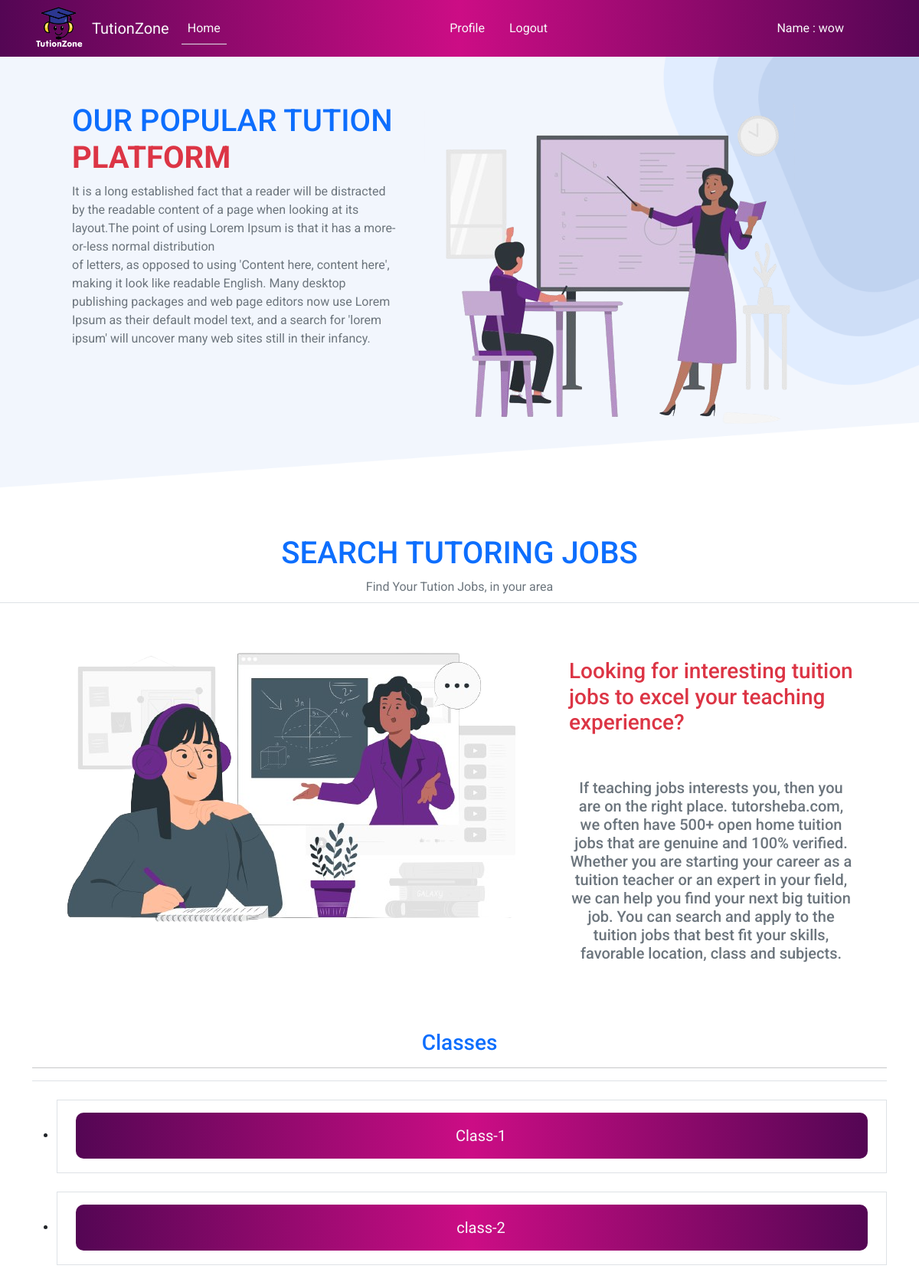
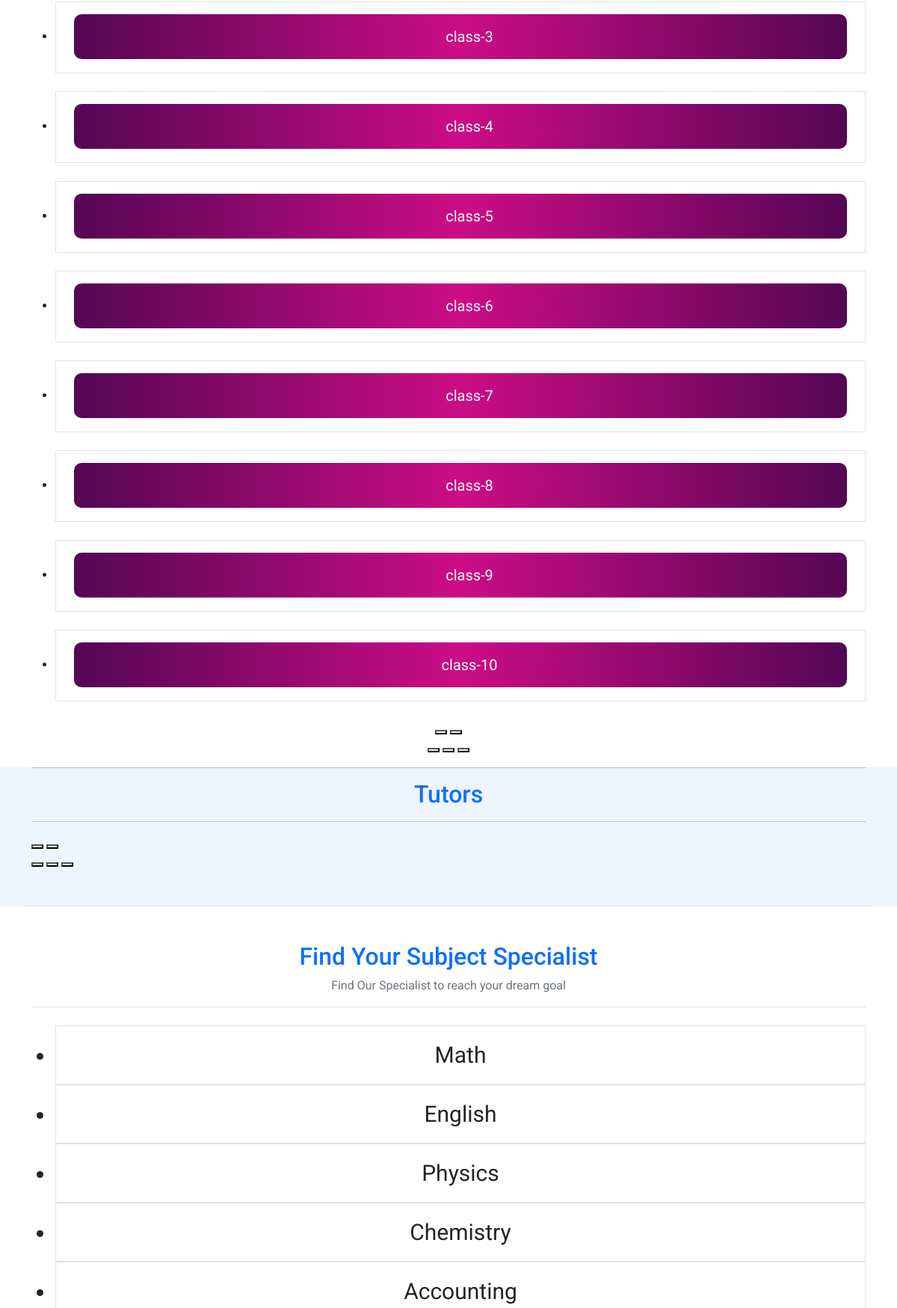
/category/class-1/ (signed in, upper part), run on the app's committed database (2 pictures, top to bottom).
### categorybyclasses/models.py (models this page shows, shortened)
class CategoryByClasses(models.Model):
    name = models.CharField(max_length =30)
    slug = models.SlugField(max_length =40)

### tutionzone/views.py (the view)
# urls.py: 2. Add a URL to urlpatterns:  path('', views.home, name='home')
def home(request ,Category_slug =None):
    data = AddTutors.objects.all()
    form = CategoryByClasses.objects.all()
    if Category_slug is not None:
        class_category = CategoryByClasses.objects.get(slug = Category_slug)
        data = AddTutors.objects.filter(class_category=class_category)
    return render(request, 'home.html',{'data':data , 'category':form})

### templates/home.html (shortened to what this page needs)
{% extends "base.html" %}
{% load static %}
{% block content %}
<div style="background-image: url({% static 'bg.PNG'%});
background-size: cover;
background-position: center;
background-repeat: no-repeat;
width: 100%;
">
  <div class="top-part  p-5 mb-5  container d-flex justify-content-between">
      <div class="top-part1 p-3">
          <h1 class="text-primary ">OUR POPULAR TUTION <strong class='text-danger'>PLATFORM</strong> </h1>
          <p class="text-secondary ">It is a long established fact that a reader will be distracted by the readable content of a page when looking at its layout.The point of using Lorem Ipsum is that it has a more-or-less normal distribution <br> of letters, as opposed to using 'Content here, content here', making it look like readable English. Many desktop publishing packages and web page editors now use Lorem Ipsum as their default model text, and a search for 'lorem ipsum' will uncover many web sites still in their infancy.  </p>
      </div>
      <div class="top-part2 p-3">
          <img class="bouncing-image " src="{% static 'tution.png' %}" alt="tution-img" />
      </div>
  </div>
</div>
<div class="">
  <h1 class="text-primary  text-center">SEARCH TUTORING JOBS</h1>
    <p class="text-secondary text-center border-bottom pb-2 ">Find Your Tution Jobs, in your area</p>
    <div class="jobs-part container d-flex justify-content-between p-2">
          <div>
            <img class="bouncing-image p-3" src="{% static 'jobs.png' %}" alt="tution-img" />
          </div>
        <div>
            <h3 class="text-danger ps-5 mt-5">Looking for interesting tuition jobs to excel your teaching experience?</h3>
            <p class="text-secondary p-5 h5 text-center">If teaching jobs interests you, then you are on the right place. tutorsheba.com, we often have 500+ open home tuition jobs that are genuine and 100% verified. Whether you are starting your career as a tuition teacher or an expert in your field, we can help you find your next big tuition job. You can search and apply to the tuition jobs that best fit your skills, favorable location, class and subjects.</p>
        </div>
    </div>
  </div>
<div class=" container text-center mt-4">
    <h3 class="text-primary"> Classes</h3><hr>
    <div class="swiffy-slider slider-item-show4 slider-item-reveal pt-4 border-top slider-nav-round slider-nav-dark">
      <ul class="slider-container">
        {% for dt in category %}
          <li class="border text-center p-3 mb-4">
              <div class="form-check   mx-2 " style="background: linear-gradient(90deg,#540654,#cc0d85 50%,#540654 100%,#00d4ff 0); border-radius:10px;">
                  <label class="form-check-label p-2" for="{{dt.id}}">
                      <b><a href="{% url 'Category_slug' dt.slug %}" style="font-size:20px;" class="btn text-light ">{{dt.name}}</a></b>
                  </label>
              </div>
            </li>
        {% endfor %}
      </ul>
      <button type="button" class="slider-nav"></button>
      <button type="button" class="slider-nav slider-nav-next"></button>
      <div class="slider-indicators">
        <button class="active"></button>
        <button></button>
        <button></button>
      </div>
    </div>
</div>
<div style="background:#EEF5FF;">
  <div class="swiffy-slider slider-item-show3 slider-nav-round slider-nav-outside container border-bottom pb-5">
      <hr>
      <h2 class='text-center text-primary '>Tutors</h2>
      <hr>
      <button type="button" class="slider-nav "></button>
      <button type="button" class="slider-nav slider-nav-next "></button>
      <div class="slider-indicators">
          <button class=" active"></button>
          <button ></button>
          <button ></button>
      </div>
  </div>
</div>
<div class="subjects container mt-5">
  <h2 class="text-center text-primary">Find Your Subject Specialist</h2>
  <p class="text-center text-secondary">Find Our Specialist to reach your dream goal</p>
  <div class="swiffy-slider slider-item-show4 slider-item-reveal pt-4 border-top slider-nav-round slider-nav-dark">
    <ul class="slider-container">
      <li class="border text-center p-3" style="font-size:30px;">Math</li>
      <li class="border text-center p-3" style="font-size:30px;">English</li>
      <li class="border text-center p-3" style="font-size:30px;">Physics</li>
      <li class="border text-center p-3" style="font-size:30px;">Chemistry</li>
      <li class="border text-center p-3" style="font-size:30px;">Accounting</li>
    </ul>
  </div>
</div>
{% endblock content %}

### templates/base.html (shortened to what this page needs)
<!doctype html>
<html lang="en">
    <head>
        {% load static %}
        <link href="https://cdn.jsdelivr.net/npm/swiffy-slider@1.6.0/dist/css/swiffy-slider.min.css" rel="stylesheet">
        <link
            href="https://cdn.jsdelivr.net/npm/bootstrap@5.3.2/dist/css/bootstrap.min.css"
            rel="stylesheet"
        />
        <link href="{% static 'style.css' %}" rel="stylesheet"/>
    </head>
    <body>
      <header class="banner" style="padding-bottom:70px">
        <nav class="navbar fixed-top navbar-expand-lg text-light"   >
          <div class="container">
            <img class=" text-light" width="70px" src="{% static 'logos.png'%}" alt="logo" />
            <a class="navbar-brand text-light ms-2" href="{% url 'homepage' %}">TutionZone</a>
            <div class="collapse navbar-collapse" id="navbarSupportedContent">
              <ul class="navbar-nav me-auto mb-2 mb-lg-0">
                <li class="nav-item">
                  <a class="nav-link text-light border-bottom" href="{% url 'homepage' %}">Home</a>
                </li>
              </ul>
              <ul class="navbar-nav me-auto mb-2 mb-lg-0">
                  {% if user.is_authenticated %}
                  <li class="nav-item me-3">
                      <a class="nav-link  text-light" aria-current="page" href="{% url 'profile'%}">Profile</a>
                    </li>
                    <li class="nav-item">
                      <a class="nav-link text-light " href="{% url 'logout' %}">Logout</a>
                    </li>
                  {%endif%}
                </ul>
            </div>
            {% if user.is_authenticated %}
            <ul class="navbar-nav me-auto pe-5 mb-2 mb-lg-0">
              <li class="nav-item">
                <a class="nav-link text-light  " href=""> Name : {{request.user.username}}</a>
              </li>
            </ul>
            {% endif %}
          </div>
      </nav>
      </header>
        {% block content %}
        {% endblock content %}
    </body>
</html>

### static/style.css (style rules this page uses)
body { margin: 0; padding: 0; }
.navbar { background-color: rgba(255, 255, 255, 0.8); }

### templates/base.html (style rules this page uses)
body { font-family: 'Montserrat', sans-serif; font-family: 'Roboto', sans-serif; }
nav { background: linear-gradient(90deg,#540654,#cc0d85 50%,#540654 100%,#00d4ff 0); }

### templates/home.html (style rules this page uses)
.bouncing-image { animation: bounce 1s infinite; }

### data on the page
CategoryByClasses: name "Class-1"
CategoryByClasses: name "class-2"
CategoryByClasses: name "class-3"
CategoryByClasses: name "class-4"
CategoryByClasses: name "class-5"
CategoryByClasses: name "class-6"
CategoryByClasses: name "class-7"
CategoryByClasses: name "class-8"
CategoryByClasses: name "class-9"
CategoryByClasses: name "class-10"

### other printed values
{{ request.user.username }} "wow"
